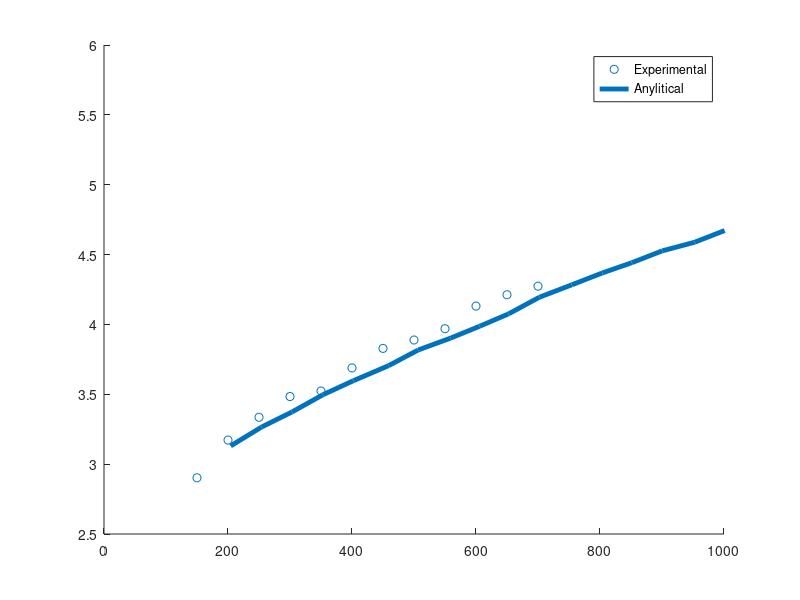
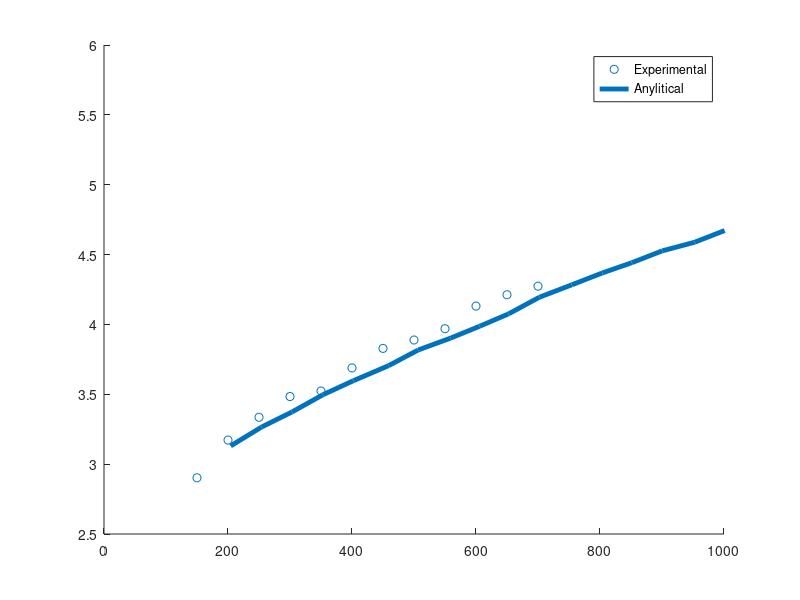
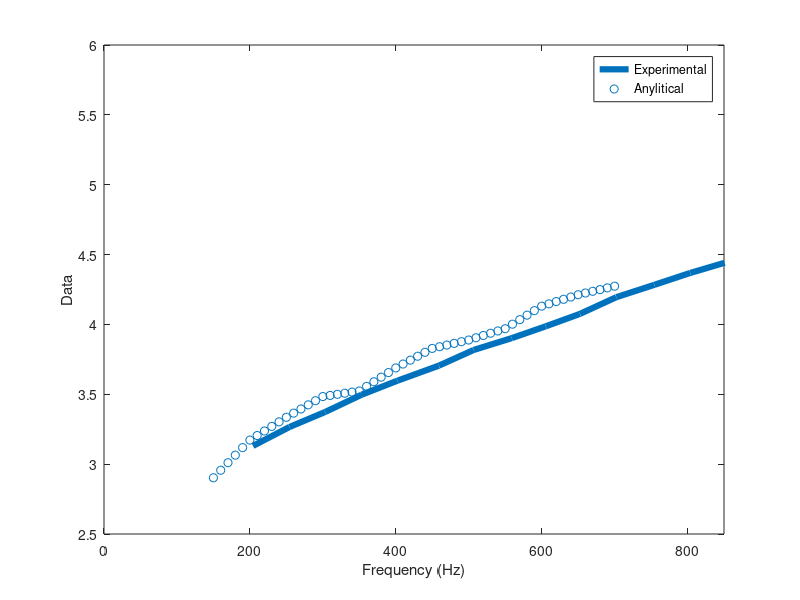
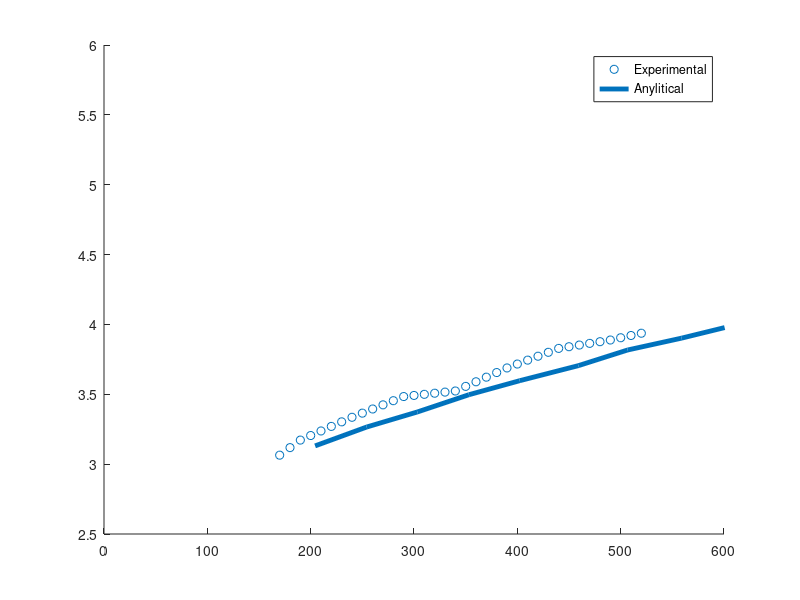

The MATLAB script that drew these images, in order:
clear all;
close all;
clc

load('dataDigital.mat')
load('disp_extracted.mat')


fre1 = fplot(:,1);

% fre1 = dataDigital(:,1);
% Cph_exp = dataDigital(:,2);


fre = fre1(fre1<700 & fre1>100);
Cph_exp = Cph_exp(fre1<700 & fre1>100);

DISP_exp = [fre,Cph_exp'];



% DISP_exp([5,9],:) = % DISP_exp([5,9],:) = [];;
DISP_exp([1],2) = DISP_exp([1],2)*1.05;
DISP_exp([4],2) = DISP_exp([4],2)*0.99;
DISP_exp([5],2) = DISP_exp([5],2)*1.05;
DISP_exp([6:8],2) = DISP_exp([6:8],2)*0.98;
DISP_exp([9],2) = DISP_exp([9],2)*0.92;
DISP_exp(:,2) = DISP_exp(:,2)*1.02;

figure
hold on
scatter(DISP_exp(:,1),DISP_exp(:,2))
plot(dataDigital(:,1),dataDigital(:,2),'linewidth',3.5)
legend("Experimental","Anylitical")




xlim([0 1000])
ylim([2.5 6])



save DISP_exp DISP_exp


figure
load('DISP_exp.mat')
hold on
scatter(DISP_exp(:,1),DISP_exp(:,2))
plot(dataDigital(:,1),dataDigital(:,2),'linewidth',3.5)
legend("Experimental","Anylitical")
xlim([0 1000])
ylim([2.5 6])


freq =DISP_exp(:,1);
data = DISP_exp(:,2);


% 定义目标频率间隔，假设你想从第一个频率到最后一个频率以10Hz为间隔
target_freq = min(freq):10:max(freq);

% 对数据进行插值
interp_data = interp1(freq, data, target_freq, 'linear');  % 线性插值

% 绘制原始数据与插值结果
figure;
plot(dataDigital(:,1),dataDigital(:,2),'linewidth',4.5)
hold on;
scatter(target_freq, interp_data);  % 插值后的数据
xlabel('Frequency (Hz)');
ylabel('Data');
legend show;
legend("Experimental","Anylitical")

xlim([0 850])
ylim([2.5 6])

cs2  = 3.04;
% feature_FEM  = [3.01, 170, interp_data(:,4:5+35)];
feature_FEM = [3.06428400000000,170,3.11824200000000,3.17220000000000,3.20484000000000,3.23748000000000,3.27012000000000,3.30276000000000,3.33540000000000,3.36508200000000,3.39476400000000,3.42444600000000,3.45412800000000,3.48381000000000,3.49176600000000,3.49972200000000,3.50767800000000,3.51563400000000,3.52359000000000,3.55657680000000,3.58956360000000,3.62255040000000,3.65553720000000,3.68852400000000,3.71651280000000,3.74450160000000,3.77249040000000,3.80047920000000,3.82846800000000,3.84046320000000,3.85245840000000,3.86445360000000,3.87644880000000,3.88844400000000,3.90464160000000,3.92083920000000,3.93703680000000];
figure;
save feature_FEM feature_FEM

figure
load('DISP_exp.mat')
hold on
freq1 = [1:1:36]*10+feature_FEM(2)-10;
scatter(freq1,[feature_FEM(1),feature_FEM(:,3:end)])
plot(dataDigital(:,1),dataDigital(:,2),'linewidth',3.5)
legend("Experimental","Anylitical")
xlim([0 600])
ylim([2.5 6])
